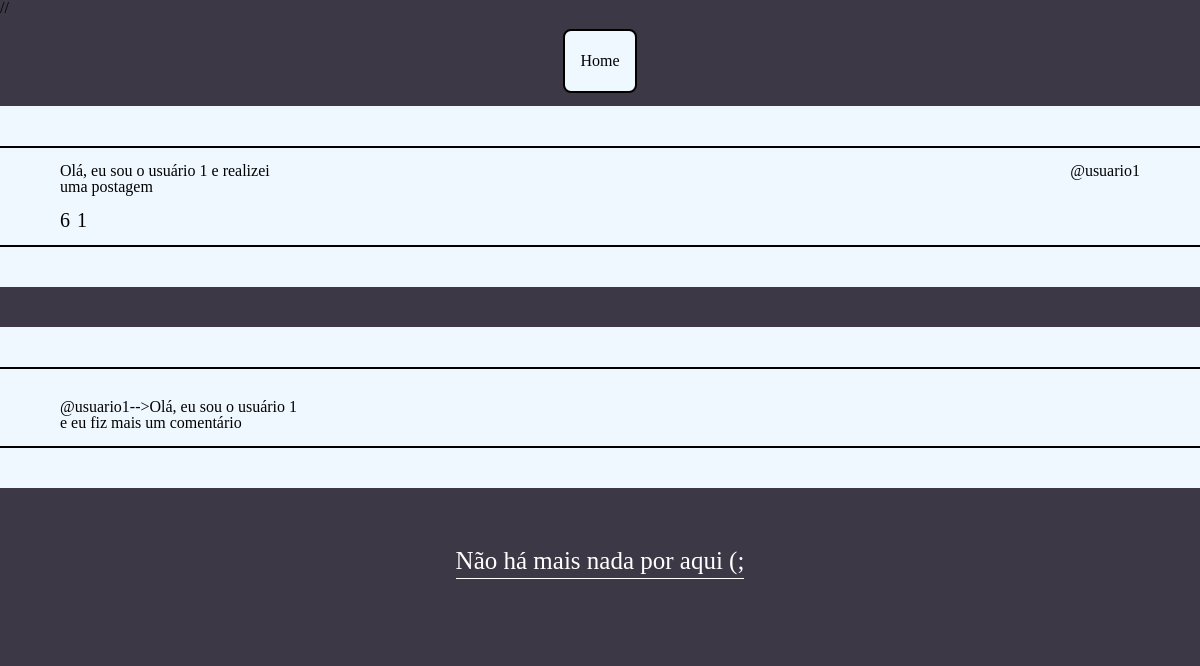
/postagemEstendida.php?id=1 (signed in), run on an earlier commit of the app's database.
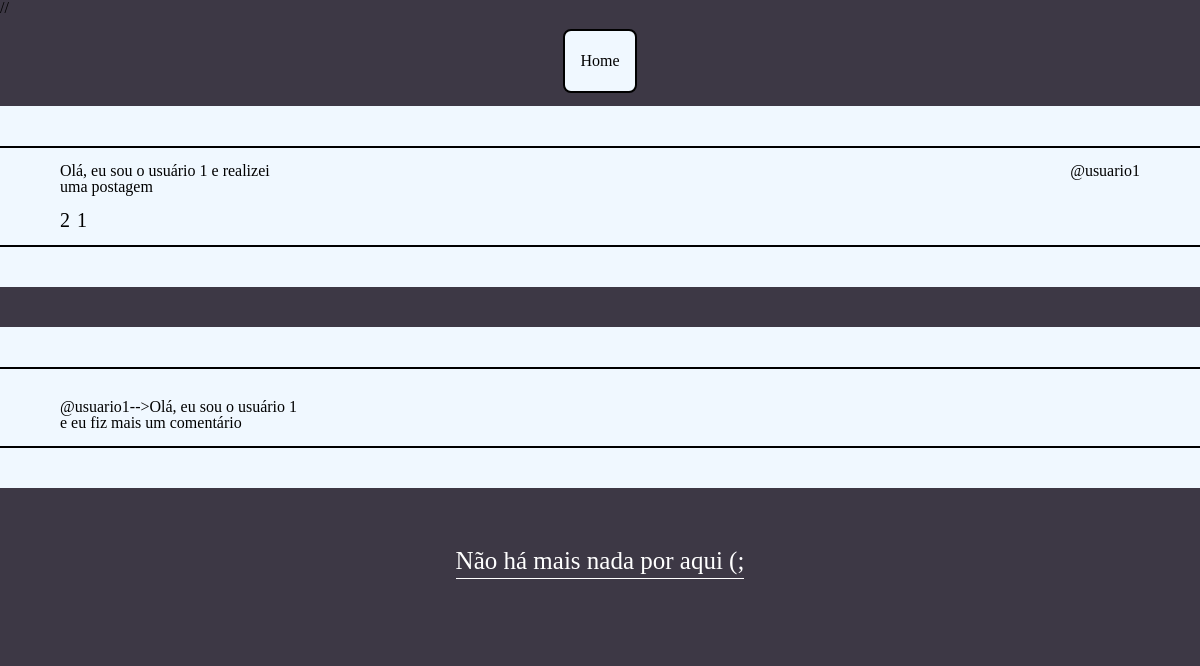
And on a later commit of the database.
### tables this page shows
CREATE TABLE `postagem` (
  `id_postagem` int(11) NOT NULL,
  `conteudo` varchar(1000) NOT NULL,
  `curtidas` int(11) NOT NULL,
  `idPerfFk` int(11) NOT NULL
);

CREATE TABLE `perfil` (
  `idPerf` int(11) NOT NULL,
  `userName` varchar(255) NOT NULL,
  `senha` varchar(255) NOT NULL
);

### classes/Database.class.php (called while the page is built, shortened)
<?php
class Database
{
    private $host;
    private $username;
    private $password;
    private $database;
    private $connection;
    public function __construct($host, $username, $password, $database)
    {
        $this->host = $host;
        $this->username = $username;
        $this->password = $password;
        $this->database = $database;
    }
    private function connect()
    {
        $this->connection = new mysqli($this->host, $this->username, $this->password, $this->database);
    }
    public function query($sql)
    {
        return $this->connection->query($sql);
    }
}
?>

### funcoes/site.config.php (called while the page is built, shortened)
<?php
include __DIR__ . '../../classes/Database.class.php';
include __DIR__ . '../../controlClasses/PostagemControl.class.php';
include __DIR__ . '../../controlClasses/PerfilPessoalControl.class.php';
include __DIR__ . '../../controlClasses/PerfilApoio.class.php';
$db = new Database("localhost", "root", "", "trab_inter");
$postControl = new PostControl($db);
$perfPessControl = new PerfPessControl($db);
$perfApoio = new PerfApoio($db);
function checaPerfil($id){
    global $perfApoio;
    $tipo = $perfApoio->checarPerfil($id);
    return $tipo;
}
function retornaObjPerfil($id){
    global $perfPessControl;
    $tipo = checaPerfil($id);
    if($tipo == "pess"){
        $perfil = $perfPessControl->buscarPorId($id);
        return $perfil;
    }
    return null;
}
function buscaAutorPostagem($idPostagem){
    global $perfApoio;
    $idAutor = $perfApoio->buscaAutorPostagem($idPostagem);
    if($idAutor != null){
        return retornaObjPerfil($idAutor);
    }
    return null;
}
?>

### controlClasses/PostagemControl.class.php (called while the page is built, shortened)
<?php
include __DIR__ . '../../classes/Postagem.class.php';
require_once __DIR__ . '../../classes/Perfil.class.php';
class PostControl{
    private $conexao;
    public function __construct($baseDados) {
        $this->conexao = $baseDados;
    }
    public function buscarPorId($id){
        $sql = "SELECT * FROM postagem WHERE id_postagem = $id";
        $result = $this->conexao->query($sql);
        $sql_coment = "SELECT * FROM comentariosPostagem WHERE id_postagem = $id";
        $result_coment = $this->conexao->query($sql_coment);
        if ($result != false && $result->num_rows > 0) {
            $row = $result->fetch_assoc();
            $post = new Postagem($row["conteudo"], $row["curtidas"]);
            if ($result_coment->num_rows > 0) {
                while ($row_coment = $result_coment->fetch_assoc()) {
                    $post->addComentario($row_coment["textoComentario"]);
                }
            }
            $post->setID($row["id_postagem"]);
            return $post;
        } else {
            return null;
        }
    }
}
?>

### classes/Postagem.class.php (called while the page is built, shortened)
<?php
class Postagem {
    private $idPost;
    private $conteudo;
    private $curtidas;
    private $comentarios;
    public function __construct($conteudo = "", $curtidas = 0) {
        $this->conteudo = $conteudo;
        $this->curtidas = $curtidas;
        $this->comentarios = [];
    }
    public function getId(){
        return $this->idPost;
    }
    public function getConteudo() {
        return $this->conteudo;
    }
    public function getCurtidas() {
        return $this->curtidas;
    }
    public function getComentarios() {
        return $this->comentarios;
    }
    public function setID($id){
        $this->idPost = $id;
    }
    public function addComentario($comentario) {
        $this->comentarios[] = $comentario;
    }
    public function numComentarios(){
        return count($this->comentarios);
    }
}
?>

### controlClasses/PerfilApoio.class.php (called while the page is built, shortened)
<?php
require_once __DIR__ . '../../classes/Perfil.class.php';
class PerfApoio{
    private $conexao;
    public function __construct($baseDados) {
        $this->conexao = $baseDados;
    }
    public function checarPerfil($Id) {
        $sqlPro = "SELECT * FROM profissional WHERE idPerfPfk ='".$Id."'";
        $resultPro = $this->conexao->query($sqlPro);
        $sqlPes = "SELECT * FROM pessoal WHERE idPerfPfk ='".$Id."'";
        $resultPes = $this->conexao->query($sqlPes);
        if($resultPes->num_rows >0){
            return "pess";
        }
    }
    public function buscaAutorPostagem($idPost){
        $sql = "SELECT * FROM postagem WHERE id_postagem='".$idPost."'";
        $result = $this->conexao->query($sql);
        $row = $result->fetch_assoc();
        $idPerfil = $row["idPerfFk"];
        if($result){
            return $idPerfil;
        } else{
            return null;
        }
    }
}
?>

### controlClasses/PerfilPessoalControl.class.php (called while the page is built, shortened)
<?php
class PerfPessControl{
    private $conexao;
    public function __construct($baseDados) {
        $this->conexao = $baseDados;
    }
    public function buscarPorId($id)
    {
        $sql = "SELECT * FROM perfil WHERE idPerf = $id";
        $result = $this->conexao->query($sql);
        $sql2 = "SELECT * FROM pessoal WHERE idPerfPfk = $id";
        $result2 = $this->conexao->query($sql2);
        if ($result2->num_rows > 0) {
            $row = $result->fetch_assoc();
            $row2 = $result2->fetch_assoc();
            $perfil = new Pessoal($row["userName"], $row["senha"], $row2["nome"], $row2["aniversario"], $row2["descricao"]);
            $perfil->setId($row["idPerf"]);
            return $perfil;
        } else {
            return null;
        }
    }
}
?>

### classes/Perfil.class.php (called while the page is built, shortened)
<?php
class Perfil {
    private $userName;
    public function __construct($userName = "", $senha = "") {
        $this->userName = $userName;
    }
    public function getUserName() {
        return $this->userName;
    }
}
?>

### funcoes/site.funcoes.php (the view, shortened to what this page needs)
<?php
include 'site.config.php';
function criaHead($titulo,$styleArea){
    return '<!DOCTYPE html>
    <html lang="pt-br">
    <head>
        <meta charset="UTF-8">
        <meta name="viewport" content="width=device-width, initial-scale=1.0">
        <title>'.$titulo.'</title>
        '.$styleArea.'
    </head>
    <body class="bkBlue">';
}
function criaFooter($scriptArea = ""){
    return '</main>
            <footer class="flex center bkBlue h150">
                <p class="fim">Não há mais nada por aqui (;</p>
            </footer>'
            .$scriptArea.
            '</body>
            </html>';
}
function criaPostagemEstendida($postagem,$tipo=1){
    $idPost = $postagem->getId();
    $autor = buscaAutorPostagem($idPost);
    $usuario = $autor->getUserName();
    if($tipo != 1){
        $menuComp = '<p class="flex center bkWhite buttonInitMaior txtC"><a href="actionsPost/editPost/editPost.php?id='.$postagem->getId().'" class="limpar">Editar</a></p>
        <p class="flex center bkWhite buttonInitMaior txtC"><a href="actionsPost/excPost/excPost.php?id='.$postagem->getId().'" class="limpar">Excluir</a></p>';
    }else{
        $menuComp = '';
    }
  $strgPosts = '
  <div class="flex center h90 bkBlue">
  <p class="flex center bkWhite buttonInitMaior txtC"><a href="homelogged.php" class="limpar">Home</a></p>
  '.$menuComp.'
  </div>
  <div class="bkWte"></div>
  <div class="line"></div>';
  if($tipo != 1){
    $strgPosts .= '<div class="flex container w60p">
    <div class="flex conteudo">
        <div class="flex">
            <p>'.$postagem->getConteudo().'</p>
        </div>
        <div class="flex h50">
             <ul class="flex">
                <li class="flex center">
                    <iconify-icon class="black" icon="solar:heart-broken"></iconify-icon>
                '.$postagem->getCurtidas().'
                </li>
                <li class="flex center">
                    <iconify-icon class="black" icon="mingcute:thought-line"></iconify-icon>
                '.$postagem->numComentarios().'
                </li>
            </ul>
        </div>
    </div>
    <div class="autor">
        <p>@'.$usuario.'</p>
    </div>
    </div>
    <div class="line"></div>
    <div class="bkWte"></div>
    <div class="blank bkBlue"></div>
    <div class="bkWte"></div>
    <div class="line"></div>';
}else{
    $strgPosts .= '<div class="flex container w60p">
        <div class="flex conteudo">
            <div class="flex">
                <p>'.$postagem->getConteudo().'</p>
            </div>
            <div class="flex h50">
                 <ul class="flex">
                 <li class="flex center">
                 <a href="actionsPost/curtida.php?id='.$postagem->getId().'">
                     <iconify-icon class="black" icon="solar:heart-broken"></iconify-icon>
                 </a>'.$postagem->getCurtidas().'
             </li>
             <li class="flex center">
                 <a href="actionsPost/addComent/comentario.php?id='.$postagem->getId().'">
                     <iconify-icon class="black" icon="mingcute:thought-line"></iconify-icon>
                 </a>'.$postagem->numComentarios().'
             </li>
                </ul>
            </div>
        </div>
        <div class="autor">
            <p>@'.$usuario.'</p>
        </div>
    </div>
    <div class="line"></div>
    <div class="bkWte"></div>
    <div class="blank bkBlue"></div>
    <div class="bkWte"></div>
    <div class="line"></div>';
}
    if($tipo == 1){
        $comentarios = $postagem->getComentarios();
        $comentLength = count($comentarios);
        if($comentLength > 0){
        foreach($comentarios as $comentario){
            $strgPosts .= '
            <div class="flex container w60p pdTB15">
                  <div class="flex conteudo">
                      <div class="flex">
                          <p>@'.$comentario.'</p>
                      </div>
                  </div>
                  </div>
                  <div class="line"></div>';
        }
        }
        $strgPosts .= '
        <div class="bkWte"></div>';
    }
        return $strgPosts;
}
?>

### postagemEstendida.php (shortened to what this page needs)
<?php
include 'funcoes/site.funcoes.php';
$id = @$_GET["id"];
$postagem=$postControl->buscarPorId($id);
echo criaHead('Home','<link rel="stylesheet" href="css/reset.css">
// <link rel="stylesheet" href="css/style.css">');
echo criaPostagemEstendida($postagem);
echo criaFooter('<script src="https://code.iconify.design/iconify-icon/1.0.7/iconify-icon.min.js"></script>');
?>

### css/style.css (style rules this page uses)
.w60p { width: 60%; }
.bkBlue { background: #3D3845; }
.bkWhite { background: aliceblue; }
.flex { display: flex; }
.center { justify-content: center; align-items: center; }
.buttonInitMaior { height: 60px; width: 70px; border: black 2px solid; border-radius: 8px; }
.limpar { list-style: none; color: black; text-decoration: none; }
.line { width: 100%; height: 2px; background-color: black; }
.container { background-color: aliceblue; width: 100%; justify-content: space-between; }
.conteudo { flex-direction: column; width: 20%; justify-content: flex-start; padding-top: 15px; padding-left: 5%; }
.h50 { height: 50px; }
.h150 { height: 150px; }
ul { list-style: none; flex-direction: row; }
li { font-size: 20px; padding-right: 7px; }
.txtC { text-align: center; }
.autor { padding-right: 5%; padding-top: 15px; }
.fim { font-size: 25px; padding-bottom: 5px; color: white; border-bottom: white 1px solid; }
.pdTB15 { padding-top: 15px; padding-bottom: 15px; }
.blank { height: 40px; }
.bkWte { height: 40px; background-color: aliceblue; }
.h90 { height: 90px; }

What changed in the data, as far as the page shows it:
changed postagem "Olá, eu sou o usuário 1 e realizei uma postagem": curtidas "6" → "2"
